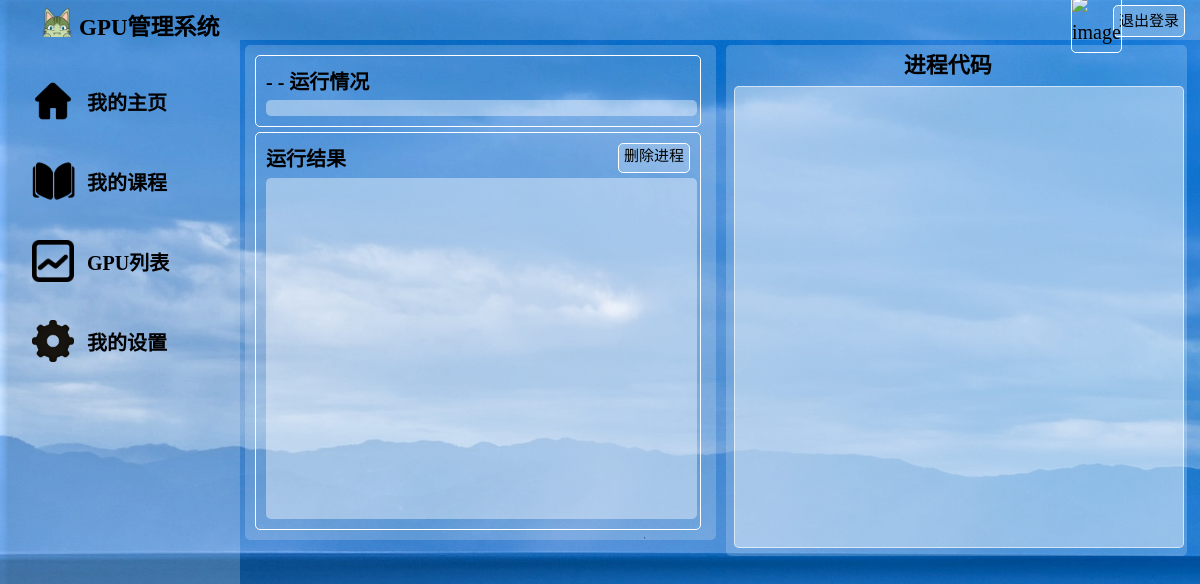
The page /process_teacher/8/ on the database as committed earlier.
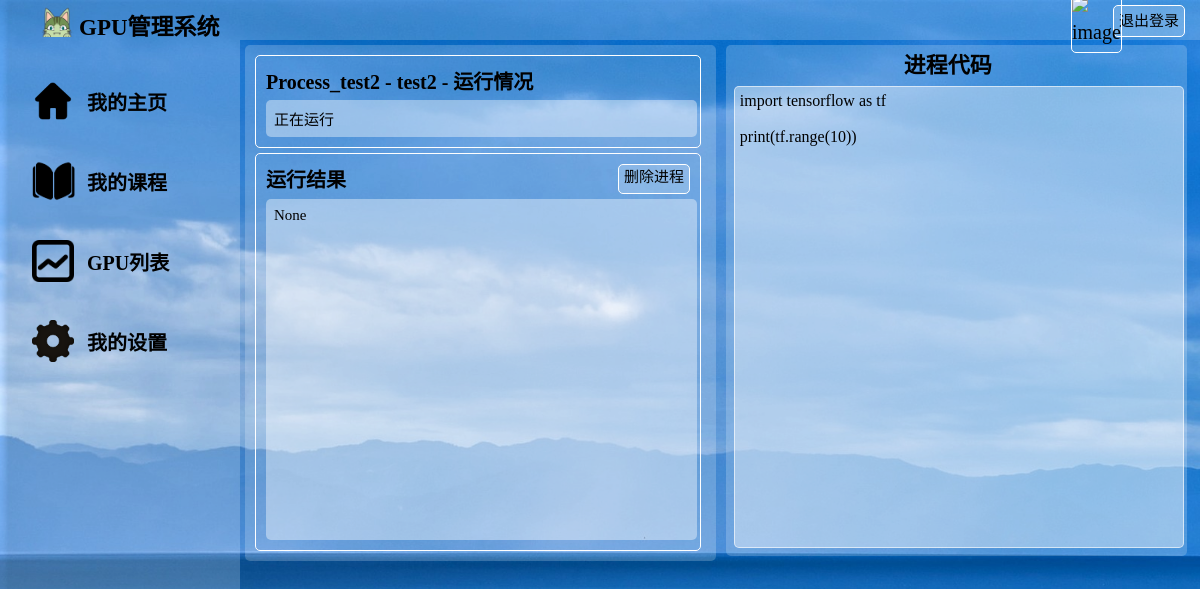
The same page on the database as committed later.
### watchlist/models.py (models this page shows)
class Process(db.Model):
    __tablename__ = 'Process'
    id = db.Column(db.Integer, primary_key=True)                    # id（主键）
    name = db.Column(db.String(50))                                 # 程序的名称
    info = db.Column(db.String(300))                                # 程序的信息
    state = db.Column(db.String(50))                                # 是否运行完成
    result = db.Column(db.String(1000))                             # 程序的结果
    code = db.Column(db.String(10000))                              # 存储代码，方便以后编辑代码
    course_name = db.Column(db.String(50), db.ForeignKey('Course.name'))  # 程序所属的课程
    gpu_name = db.Column(db.String(50), db.ForeignKey('GPU.name'))  # 程序在哪个gpu上跑的

### watchlist/views.py (the view)
@app.route('/process_teacher/<int:id>/', methods=['GET', 'POST'])
def process_xxx_teacher(id):
    process = Process.query.filter_by(id=id).first()
    return render_template('process_xxx_teacher.html',process=process)

### watchlist/__init__.py (called while the page is built)
@app.context_processor
def inject_user():
    from watchlist.models import User
    user = User.query.first()
    return dict(user=user)

### watchlist/templates/process_xxx_teacher.html (shortened to what this page needs)
<!DOCTYPE html>
<html lang="en">
<head>
	<link rel="stylesheet" href="/static/style_student.css" />
</head>
<body>
	<div id="container">
		<div id="header">
			<div id="logo">
				<img src="/static/pic/logo.png" alt="">
				<span>GPU管理系统</span>
			</div>
			<div id="other">
				<form form method="POST" action="/logout/">
					<a id="login_out" href="/logout/" class="button">退出登录</a>
					<div id="user_img">
						<img src="{{ current_user.pic_path }}" alt="image">
					</div>
					<div id="user_name">
					</div>
				</form>
			</div>
		</div>
		<div id="main">
			<div id="aside">
				<br>
				<div id="Home Page">
					<div class="asidepic">
						<img src="/static/pic/home.png" alt="">
					</div>
					<div class="asidechoices">
						<a href="/index_teacher/">我的主页</a>
					</div>
				</div>
				<div id="My courses">
					<div class="asidepic">
						<img src="/static/pic/courses.png" alt="">
					</div>
					<div class="asidechoices">
						<a href="/my_courses_teacher/">我的课程</a>
					</div>
				</div>
				<div id="Process">
					<div class="asidepic">
						<img src="/static/pic/process.png" alt="">
					</div>
					<div class="asidechoices">
						<a href="/process_teacher/">GPU列表</a>
					</div>
				</div>
				<div id="Settings">
					<div class="asidepic">
						<img src="/static/pic/settings.png" alt="">
					</div>
					<div class="asidechoices">
						<a href="/settings_teacher/">我的设置</a>
					</div>
				</div>
			</div>
			<div id="content">
				<div id="left">
					<div id="result1_1" style="background:none;">
						<p style="font-weight:bold;margin-bottom:5px;">
							{{ process.name }} - {{ process.info }} - 运行情况
						</p>
						<div id="box1" style="background:rgba(255,255,255,0.4);">
							<p>
								{{ process.state }}
							</p>
						</div>
					</div>
					<div id="result2_2" style="background:none;">
						<form method="post" action="/process_teacher/">
							<a id="re_edit_delete" class="button"
							onclick="$('#submit').trigger('click');">
							删除进程
							</a>
						</form>
						<p style="font-weight:bold;margin-bottom:5px;">
							运行结果
						</p>
						<p id="box2" style="height:325px;overflow:auto;background:rgba(255,255,255,0.4); margin-top:6px;">
							{{ process.result }}
						</p>
					</div>
				</div>
				<div id="right">
					<div id="re_edit_title">
						<p style="font-weight:bold;margin-bottom:5px;font-size:22px;">
							进程代码
						</p>
					</div>
					<pre id="re_edit_text" name="edit" style="height:450px;padding:5px;overflow:auto;background:rgba(255,255,255,0.4);">{{ process.code }}</pre>
				</div>
			</div>
		</div>
</body>
</html>

### watchlist/static/style_student.css (style rules this page uses)
* { margin: 0; padding: 0; font-family: "阿里巴巴普惠体", "微软雅黑"; color: black; }
html { height: 100%; background:url("pic/bg.gif") repeat-y; background-size: cover; }
#container { margin: 0; height: 100%; }
#header { height: 40px; width: 100%; position: fixed; z-index: 1000;left: 0; top: 0; }
#login_out { height: 30px; padding: 0 5px; margin:5px 15px 6px 2px; font-size:15px; line-height: 30px; float:right; background: rgba(255, 255, 255, 0.2); color:black; text-decoration: none; border:1px solid white; border-radius: 5px; }
#user_img { margin-top: 5px; margin-right: -40px padding-top: -50px; float: right; margin: 10px; height: 30px; width: 30px; }
#user_img img { margin-top:-15px; width: 95%; height:95%; border: 1px solid white; border-radius: 5px; }
#user_name { width: 80px; height: 88%; float: right; margin:1px -10px 1px 0; padding: 1px; color: black; text-align: right; }
#logo { height: 100%; width: 20%; float: left; background: rgba(255, 255, 255, 0.2); }
#logo img { float: left; margin-left: 40px; height: 85%; margin-top: 3px; }
#logo span { float: left; margin-left: 5px; margin-top: 8px; font-weight: bold; font-size: 23px; }
#other { height: 100%; width: 80%; float: left; background: rgba(255, 255, 255, 0.2); text-align: right; line-height: 40px; font-size: 20px; color: black; }
#main { height: auto; }
#aside { margin-top: 40px; float: left; width: 20%; height: 100%; background: rgba(255, 255, 255, 0.2); position: fixed; }
#aside div { height: 60px; margin: auto; text-align: left; margin-left: 5px; padding: 10px; }
#aside a { text-decoration: none; text-align: center; font-size: 20px; line-height: 50px; height: 60px; color: black; margin: 5px; padding: 2px; font-weight: bold; }
.asidepic { height: 80%; width: 25px; float: left; line-height: 100%; }
.asidepic img { height: 70%; margin: 2px; }
.asidechoices { height: 80%; float: left; margin:2px; padding: 2px; }
#content { float: right; width: 80%; height: 100%; overflow: auto; margin-top:40px; }
#box1 { width: 99%; height: 100%; font-size: 20px; padding: 8px; background: rgba(255, 255, 255, 0.2); border-radius: 5px; font-size: 15px; }
#box2 { width: 99%; height: 68%; font-size: 20px; padding: 8px; background: rgba(255, 255, 255, 0.2); border-radius: 5px; font-size: 15px; overflow: auto; max-height: 350px; }
#re_edit_delete { height: 28px; float:right; border:1px solid white; font-size: 15px; font-weight: normal; padding: 0 5px; border-radius: 5px; line-height: 25px; background: rgba(255,255,255,0.2); text-decoration:none; }
#left { width: 48%; float: left; height: 100%; margin:5px; padding: 5px; background: rgba(255, 255, 255, 0.2); border-radius: 5px; }
#right { width: 48%; float: left; height: 100%; background: rgba(255,255,255,0.2); border-radius: 5px; margin:5px; }
#result1_1 { width: 92%; height: 30%; border: 1px solid white; padding: 10px; margin: 5px; font-size: 20px; text-align: left; border-radius: 5px; background: rgba(255, 255, 255, 0.2); }
#result2_2 { width: 92%; height: 70%; border: 1px solid white; padding: 10px; margin: 5px; font-size: 20px; text-align: left; border-radius: 5px; background: rgba(255, 255, 255, 0.2); }
#box1 { width: 98%; height: 100%; font-size: 20px; padding: 8px; background: rgba(255, 255, 255, 0.2); border-radius: 5px; font-size: 15px; }
#box2 { width: 98%; height: 68%; font-size: 20px; padding: 8px; background: rgba(255, 255, 255, 0.2); border-radius: 5px; font-size: 15px; overflow: auto; max-height: 340px; }
#re_edit_text { height:90%; width:95%; margin:8px; overflow: auto; background: rgba(255, 255, 255, 0.65); padding: 5px; border: 1px solid rgba(255, 255, 255, 0.6); border-radius: 5px; text-align: left; }
#re_edit_title { width:95%; height:25px; text-align: center; line-height: 25px; margin:3px; margin-top: 8px; clear:both; font-size:25px; }

Rows that differ between the two databases and show on the page:
added Process: name "Process_test2", info "test2", state "正在运行", result "None", code "import tensorflow as tf print(tf.range(10))"
